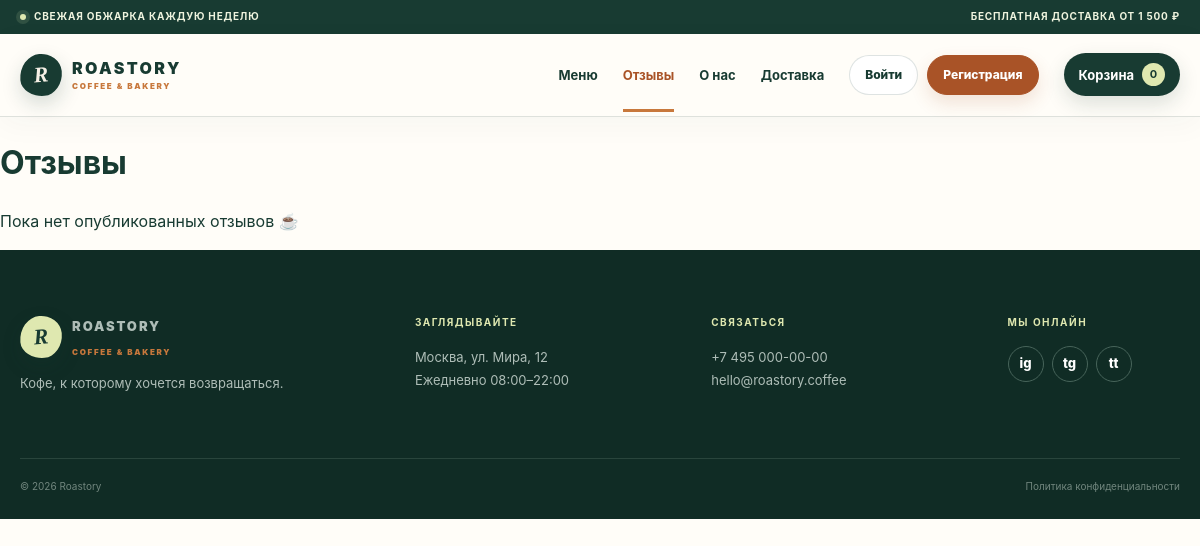
The page /reviews/ on the database as committed earlier.
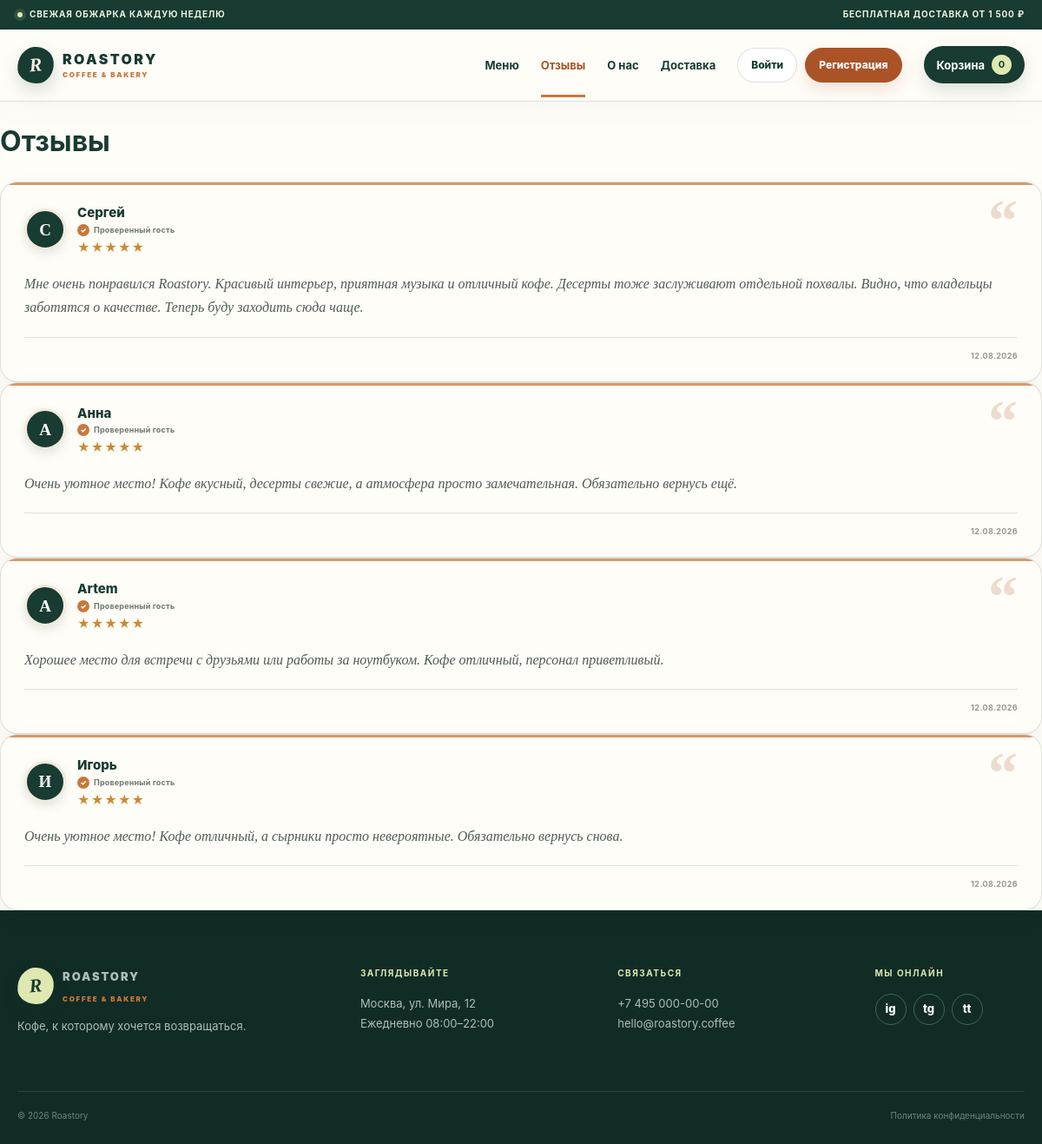
The same page on the database as committed later.
### cafe/models.py (models this page shows, shortened)
class Review(models.Model):
    user = models.ForeignKey(
        User,
        on_delete=models.CASCADE,
        related_name="reviews",
    )
    rating = models.PositiveSmallIntegerField(
        "Оценка",
        validators=[
            MinValueValidator(1),
            MaxValueValidator(5),
        ],
    )
    text = models.TextField(
        "Отзыв",
        max_length=1000,
    )
    is_approved = models.BooleanField(
        "Опубликован",
        default=False,
    )
    created_at = models.DateTimeField(
        "Дата",
        auto_now_add=True,
    )
    class Meta:
        ordering = (
            "-created_at",
        )
        verbose_name = "Отзыв"
        verbose_name_plural = "Отзывы"

### cafe/views.py (the view)
def reviews(request):
    published = (
        Review.objects
        .filter(is_approved=True)
        .select_related("user")
    )
    form = (
        ReviewForm()
        if request.user.is_authenticated
        else None
    )
    context = {
        "reviews": published,
        "form": form,
    }
    return render(
        request,
        "cafe/reviews.html",
        context,
    )

### cafe/context_processors.py (called while the page is built)
def cart_summary(request):
    return {
        "cart_count": 0,
    }

### templates/cafe/reviews.html (shortened to what this page needs)
{% extends "base.html" %}
{% block content %}
<h1>Отзывы</h1>
{% if reviews %}
{% for review in reviews %}
{% include "cafe/_review_card.html" %}
{% endfor %}
{% else %}
<p>Пока нет опубликованных отзывов ☕</p>
{% endif %}
{% endblock %}

### templates/cafe/_review_card.html
<div class="review-card">
    <div class="review-card__header">
        <div class="review-card__user">
            <div class="review-card__avatar">
                {{ review.user.username|first|upper }}
            </div>
            <div class="review-card__info">
                <div class="review-card__name">
                    {{ review.user }}
                </div>
                <div class="review-card__verified">
                    <span>✓</span>
                    Проверенный гость
                </div>
                <div class="review-card__rating">
                    {% for i in "12345" %}
                        {% if forloop.counter <= review.rating %}
                            <span class="star star--active">★</span>
                        {% else %}
                            <span class="star">☆</span>
                        {% endif %}
                    {% endfor %}
                </div>
            </div>
        </div>
        <div class="review-card__quote">“</div>
    </div>
    <p class="review-card__text">
        {{ review.text }}
    </p>
    {% if review.created_at %}
        <div class="review-card__footer">
            <time datetime="{{ review.created_at|date:'Y-m-d' }}">
                {{ review.created_at|date:"d.m.Y" }}
            </time>
        </div>
    {% endif %}
</div>

Rows that differ between the two databases and show on the page:
added Review: user.username|first "С", user "Сергей", rating 5 (drawn), text "Мне очень понравился Roastory. Красивый интерьер, приятная музыка и отличный кофе. Десерты тоже заслуживают отдельной похвалы. Видно, что владельцы заботятся о качестве. Теперь буду заходить сюда чаще.", created_at "12.08.2026"
added Review: user.username|first "А", user "Анна", rating 5 (drawn), text "Очень уютное место! Кофе вкусный, десерты свежие, а атмосфера просто замечательная. Обязательно вернусь ещё.", created_at "12.08.2026"
added Review: user.username|first "A", user "Artem", rating 5 (drawn), text "Хорошее место для встречи с друзьями или работы за ноутбуком. Кофе отличный, персонал приветливый.", created_at "12.08.2026"
added Review: user.username|first "И", user "Игорь", rating 5 (drawn), text "Очень уютное место! Кофе отличный, а сырники просто невероятные. Обязательно вернусь снова.", created_at "12.08.2026"
Other text that changed with them:
text no longer shown: "Пока нет опубликованных отзывов ☕"
